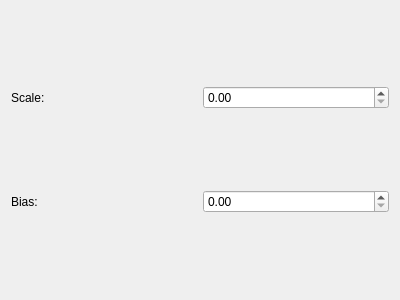
<?xml version="1.0" encoding="UTF-8"?>
<ui version="4.0">
 <class>ModifierScaleBias</class>
 <widget class="QWidget" name="ModifierScaleBias">
  <property name="geometry">
   <rect>
    <x>0</x>
    <y>0</y>
    <width>400</width>
    <height>300</height>
   </rect>
  </property>
  <property name="windowTitle">
   <string>Form</string>
  </property>
  <layout class="QGridLayout" name="gridLayout">
   <item row="0" column="0">
    <widget class="QLabel" name="label">
     <property name="text">
      <string>Scale:</string>
     </property>
    </widget>
   </item>
   <item row="0" column="1">
    <widget class="QDoubleSpinBox" name="scale">
     <property name="singleStep">
      <double>0.010000000000000</double>
     </property>
    </widget>
   </item>
   <item row="1" column="0">
    <widget class="QLabel" name="label_2">
     <property name="text">
      <string>Bias:</string>
     </property>
    </widget>
   </item>
   <item row="1" column="1">
    <widget class="QDoubleSpinBox" name="bias">
     <property name="singleStep">
      <double>0.010000000000000</double>
     </property>
    </widget>
   </item>
  </layout>
 </widget>
 <resources/>
 <connections/>
</ui>
